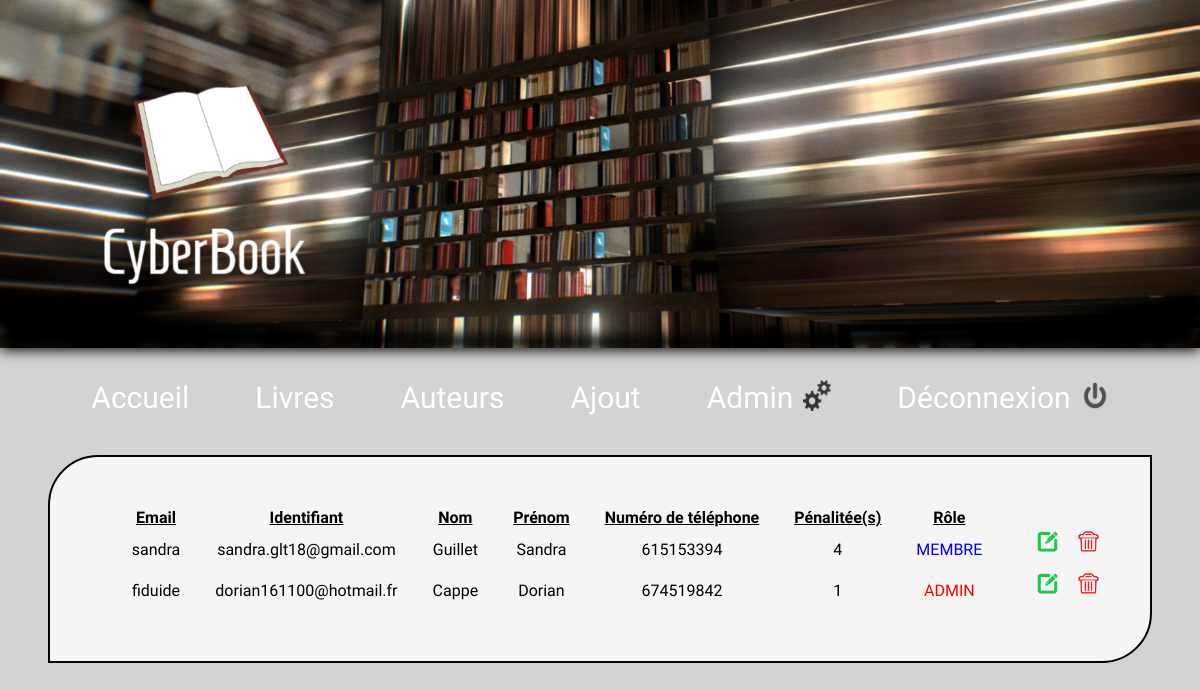
The app's page /modifCompte.php (signed in) with its own data.
### tables this page shows
CREATE TABLE IF NOT EXISTS `visiteurs` (
  `ID` int(11) NOT NULL AUTO_INCREMENT,
  `pseudo` varchar(100) NOT NULL,
  `email` varchar(255) NOT NULL,
  `mdp` varchar(25) NOT NULL,
  `nom` varchar(55) NOT NULL,
  `prenom` varchar(55) NOT NULL,
  `telephone` int(11) DEFAULT NULL,
  `rôle` varchar(10) NOT NULL,
  `penalite` int(11) NOT NULL DEFAULT '0',
  PRIMARY KEY (`ID`)
);

### src/modifCompte.php (the view, shortened to what this page needs)
<?php
if(empty($_SESSION['group'])){
    $_SESSION['group'] = 'visiteur';
}else{
    if($_SESSION['group'] != 'admin'){
        echo '<h1 style="text-align:center; color: red;">Vous devez être connecté en tant qu\'administrateur pour accéder à cette page</h1>';
    }else{
?>
<!DOCTYPE html>
<html lang="fr">
<head>
    <link rel="stylesheet" type="text/css" href="css/style_gestionCompte.css">
    <link rel="stylesheet" type="text/css" href="css/style_modifCompte.css">
</head>
<header>
    <?php include "bdd.php";
    include "header.php";    ?>
</header>
<body>
<br>
<br>
<br>
    <?php
        $visiteurs = $bdd->query('SELECT * FROM visiteurs ORDER BY penalite DESC');
    ?>
    <section class="contener">
    <section class='compte'>
        <table>
            <tr>
                <td style="text-decoration: underline"><strong>Email</strong></td>
                <td style="text-decoration: underline"><strong>Identifiant</strong></td>
                <td style="text-decoration: underline"><strong>Nom</strong></td>
                <td style="text-decoration: underline"><strong>Prénom</strong></td>
                <td style="text-decoration: underline"><strong>Numéro de téléphone</strong></td>
                <td style="text-decoration: underline"><strong>Pénalitée(s)</strong></td>
                <td style="text-decoration: underline"><strong>Rôle</strong></td>
            </tr>
            <?php
            foreach($visiteurs as $visiteur){
                echo "<tr><td></section>".$visiteur['pseudo']."</td>";
                echo "<td>" .$visiteur['email']."</td>";
                echo "<td>" .$visiteur['nom']."</td>";
                echo "<td>" .$visiteur['prenom']."</td>";
                echo "<td>" .$visiteur['telephone']."</td>";
                echo "<td>" .$visiteur['penalite']."</td>";
                if($visiteur['rôle'] == "admin"){
                echo "<td><span style='color: red; text-transform : uppercase;'>".$visiteur['rôle']."</span></td>";
                }else{
                    echo "<td><span style='color: blue; text-transform : uppercase; '>".$visiteur['rôle']."</span></td>";
                }
                ?>
                    <td><a href="ModifCompteID.php?ID=<?= ($visiteur['ID']) ?>"><img class="imgMo" src="img/modif.png"></a><a href="delCompte.php?ID=<?= ($visiteur['ID']) ?>" onclick="return verifDelCompte();"><img class="imgMo" src="img/supp.png"></a></p></td></tr></section>
            <?php
            }
            ?>
</body>
</html>
<?php
}
}
?>

### src/css/style_gestionCompte.css (style rules this page uses)
.compte { border: solid 2px; background-color: whitesmoke; margin: auto; padding: 3em; margin-bottom: 50px; border-radius: 50px 0px 50px 0px; }
.contener { text-align:center; display: flex; flex-direction: column; }
a { text-decoration: none; }
td { padding-left: 2em; }

### src/css/style_modifCompte.css (style rules this page uses)
.imgMo { vertical-align: middle; width: 21px; height: 21px; margin-left: 20px; }

### src/header.php (style rules this page uses)
body, html { margin: 0 ; padding: 0 ; background-color: #D4D3D3 ; }
* { font-family: 'Homenaje', sans-serif; }

### records on screen
visiteurs: pseudo "sandra", email "sandra.glt18@gmail.com", nom "Guillet", prenom "Sandra", telephone "615153394", penalite "4", rôle "MEMBRE"
visiteurs: pseudo "fiduide", email "dorian161100@hotmail.fr", nom "Cappe", prenom "Dorian", telephone "674519842", penalite "1", rôle "ADMIN"
